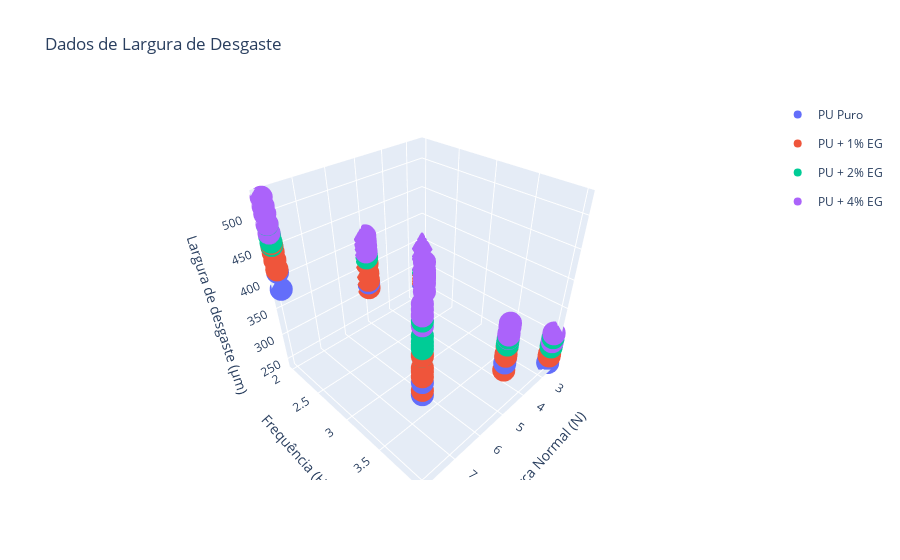

The notebook cell saved with this chart:
### Code cell
titles = {0: 'PU Puro',
          1: 'PU + 1% EG',
          2: 'PU + 2% EG',
          4: 'PU + 4% EG'
            }

fig = go.Figure()
for eg in df['EG'].unique():
    mask = (df['EG']==eg)
    fig.add_trace(go.Scatter3d(
                                x=df[mask]['Força Normal'],
                                y=df[mask]['Frequência'],
                                z=df[mask]['Largura Média'],
                                mode="markers",
                                legendgroup=titles[eg],
                                name = titles[eg],
                                ))
scene = dict(xaxis_title = 'Força Normal (N)',
             yaxis_title = 'Frequência (Hz)',
             zaxis_title = 'Largura de desgaste (µm)'
            )
fig.update_layout(scene = scene,
                  title_text = 'Dados de Largura de Desgaste',
                  autosize = True,
                  #width=1000,
                  #height=1000,
                 )
fig.show()

# with open(outputfile, 'a') as f:
#     f.write(fig.to_html(full_html=False, include_plotlyjs='cdn'))

### Figure 1 — Plotly figure (JSON) as saved in the notebook; plotly's stock layout.template omitted (floating-point values rounded to 4 significant figures)
{"data": [{"legendgroup": "PU Puro", "mode": "markers", "name": "PU Puro", "type": "scatter3d", "x": [2.5, 2.5, 2.5, 2.5, 5, 5, 5, 5, 8, 8, 8, 8], "y": [2, 2, 4, 4, 2, 2, 4, 4, 2, 2, 4, 4], "z": [264.3, 262.4, 255.1, 241.3, 324.8, 321, 329.2, 339.4, 413.5, 384.7, 389.6, 408]}, {"legendgroup": "PU + 1% EG", "mode": "markers", "name": "PU + 1% EG", "type": "scatter3d", "x": [2.5, 2.5, 2.5, 2.5, 2.5, 2.5, 2.5, 2.5, 5, 5, 5, 5, 5, 5, 5, 5, 5, 8, 8, 8, 8, 8, 8, 8, 8, 8, 8, 8, 8], "y": [2, 2, 2, 2, 2, 2, 4, 4, 2, 2, 2, 2, 2, 4, 4, 4, 4, 2, 2, 2, 2, 2, 2, 4, 4, 4, 4, 4, 4], "z": [267.6, 274.0, 280.2, 287.9, 268.8, 268.0, 260.8, 255.7, 326.2, 311.0, 326.2, 359.5, 340.5, 316.0, 345.3, 341.4, 358.4, 452.9, 445.3, 459.1, 433.1, 418.7, 417.4, 396.2, 424.1, 416.4, 445.3, 428.8, 447.5]}, {"legendgroup": "PU + 2% EG", "mode": "markers", "name": "PU + 2% EG", "type": "scatter3d", "x": [2.5, 2.5, 2.5, 2.5, 2.5, 2.5, 5, 5, 5, 5, 5, 5, 8, 8, 8, 8, 8, 8, 8, 8, 8, 8, 8, 8], "y": [2, 2, 2, 4, 4, 4, 2, 2, 2, 4, 4, 4, 2, 2, 2, 2, 2, 2, 4, 4, 4, 4, 4, 4], "z": [299.0, 293.0, 291.0, 279.0, 274.9, 293.8, 377.4, 370.4, 377.1, 372.9, 361.1, 366.1, 474.5, 456.0, 486.9, 470.5, 461.1, 472.8, 489.7, 463.8, 471.3, 455.2, 445.2, 459.0]}, {"legendgroup": "PU + 4% EG", "mode": "markers", "name": "PU + 4% EG", "type": "scatter3d", "x": [2.5, 2.5, 2.5, 2.5, 2.5, 2.5, 2.5, 2.5, 2.5, 2.5, 2.5, 2.5, 5, 5, 5, 5, 5, 5, 5, 5, 5, 5, 5, 5, 5.17, 5.17, 5.17, 5.17, 5.17, 5.17, 5.17, 5.17, 5.17, 5.17, 5.17, 5.17, 8, 8, 8, 8, 8, 8, 8, 8, 8, 8, 8, 8], "y": [2, 2, 2, 2, 2, 2, 4, 4, 4, 4, 4, 4, 2, 2, 2, 2, 2, 2, 4, 4, 4, 4, 4, 4, 3, 3, 3, 3, 3, 3, 3, 3, 3, 3, 3, 3, 2, 2, 2, 2, 2, 2, 4, 4, 4, 4, 4, 4], "z": [322.8, 328.3, 344.7, 292.1, 290.5, 300.6, 289.8, 285.7, 303.4, 292.4, 301.7, 287.3, 400.2, 393.2, 402.3, 411.1, 382.9, 381.7, 381.4, 378.0, 397.5, 372.2, 380.6, 392.0, 407.6, 401.7, 414.8, 428.3, 411.0, 404.2, 393.3, 410.2, 378.9, 407.4, 398.8, 404.8, 524.9, 512.6, 502.1, 474.7, 474.3, 487.4, 509.7, 495.8, 484.0, 496.8, 503.4, 488.8]}], "layout": {"autosize": true, "scene": {"xaxis": {"title": {"text": "Força Normal (N)"}}, "yaxis": {"title": {"text": "Frequência (Hz)"}}, "zaxis": {"title": {"text": "Largura de desgaste (µm)"}}}, "title": {"text": "Dados de Largura de Desgaste"}}}
